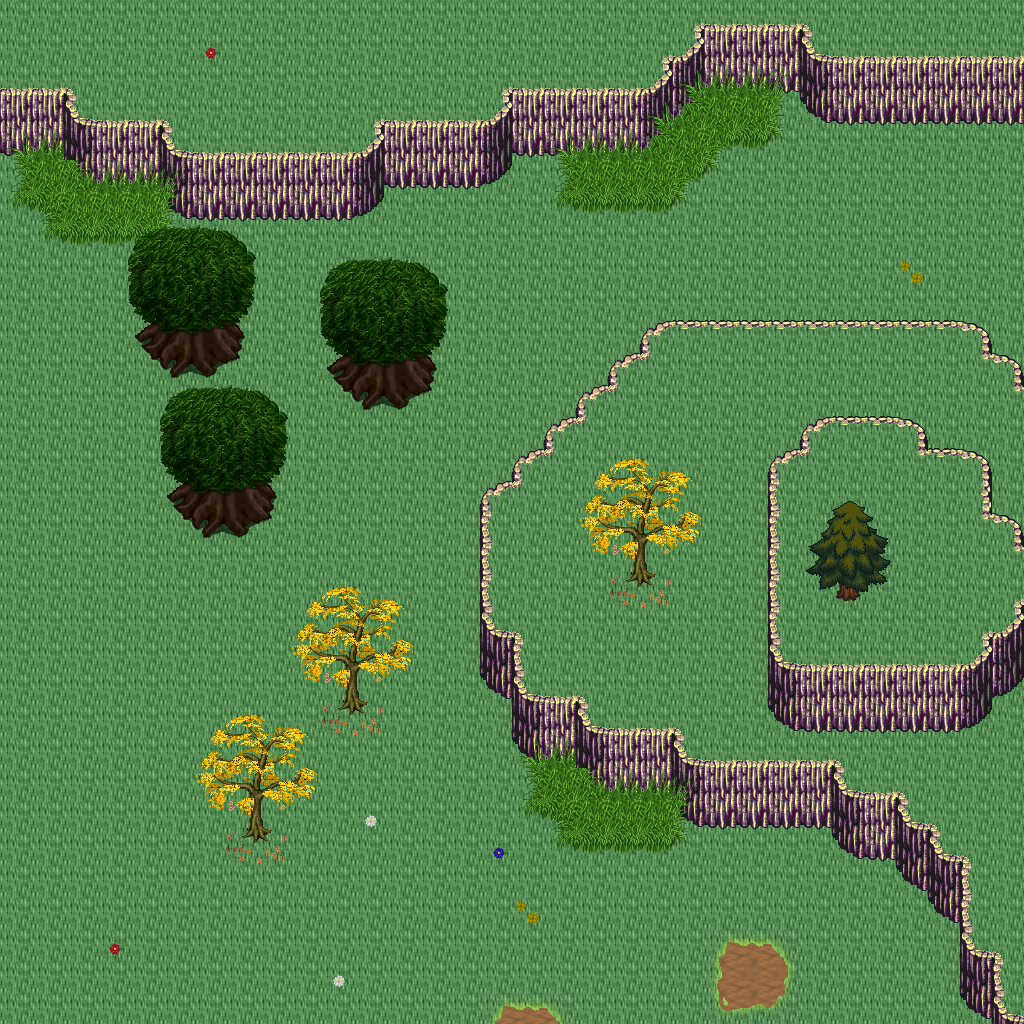

Tiled map render using the project's own tile images. Description and the map definition, with tile-layer contents summarised, below:
An orthogonal 32x32 tile map with 32x32 px tiles, 5 tile layers (Ground, Objects, Objects2, Above, ...), 1 hidden layer not drawn, 24 tilesets.

<map version="1.10" tiledversion="1.11.0" orientation="orthogonal" renderorder="right-down" width="32" height="32" tilewidth="32" tileheight="32" infinite="0" nextlayerid="11" nextobjectid="1">
 <tileset firstgid="1" name="logic_collision" tilewidth="32" tileheight="32" tilecount="1" columns="1">
  <image source="../drawable/logic_collision.png" width="32" height="32" />
 </tileset>
 <tileset firstgid="2" name="ground_ground" tilewidth="32" tileheight="32" tilecount="33" columns="3">
  <image source="../drawable/ground_ground.png" width="96" height="352" />
 </tileset>
 <tileset firstgid="35" name="terrain_grassland" tilewidth="32" tileheight="32" tilecount="88" columns="8">
  <image source="../drawable/terrain_grassland.png" width="256" height="352" />
 </tileset>
 <tileset firstgid="123" name="ground_grass_corners" tilewidth="32" tileheight="32" tilecount="24" columns="6">
  <image source="../drawable/ground_grass_corners.png" width="192" height="128" />
 </tileset>
 <tileset firstgid="147" name="ground_grass_edges" tilewidth="32" tileheight="32" tilecount="36" columns="12">
  <image source="../drawable/ground_grass_edges.png" width="384" height="96" />
 </tileset>
 <tileset firstgid="183" name="ground_grass_2" tilewidth="32" tileheight="32" tilecount="21" columns="3">
  <image source="../drawable/ground_grass_2.png" width="96" height="224" />
 </tileset>
 <tileset firstgid="204" name="plant_tree_tree_darkgreen" tilewidth="32" tileheight="32" tilecount="88" columns="8">
  <image source="../drawable/plant_tree_tree_darkgreen.png" width="256" height="352" />
 </tileset>
 <tileset firstgid="292" name="plant_tree_pine_tree" tilewidth="32" tileheight="32" tilecount="20" columns="4">
  <image source="../drawable/plant_tree_pine_tree.png" width="128" height="160" />
 </tileset>
 <tileset firstgid="312" name="plant_tree_pine_tree_1" tilewidth="32" tileheight="32" tilecount="20" columns="4">
  <image source="../drawable/plant_tree_pine_tree_1.png" width="128" height="160" />
 </tileset>
 <tileset firstgid="332" name="plant_tree_evergreen" tilewidth="32" tileheight="32" tilecount="36" columns="3">
  <image source="../drawable/plant_tree_evergreen.png" width="96" height="384" />
 </tileset>
 <tileset firstgid="368" name="plant_tree_fall_trees" tilewidth="32" tileheight="32" tilecount="40" columns="8">
  <image source="../drawable/plant_tree_fall_trees.png" width="256" height="160" />
 </tileset>
 <tileset firstgid="408" name="plant_flower_daisy_blue" tilewidth="32" tileheight="32" tilecount="8" columns="2">
  <image source="../drawable/plant_flower_daisy_blue.png" width="64" height="128" />
 </tileset>
 <tileset firstgid="416" name="plant_flower_daisy_red" tilewidth="32" tileheight="32" tilecount="8" columns="2">
  <image source="../drawable/plant_flower_daisy_red.png" width="64" height="128" />
 </tileset>
 <tileset firstgid="424" name="plant_flower_daisy_white" tilewidth="32" tileheight="32" tilecount="8" columns="2">
  <image source="../drawable/plant_flower_daisy_white.png" width="64" height="128" />
 </tileset>
 <tileset firstgid="432" name="plant_flower_daisy_yellow" tilewidth="32" tileheight="32" tilecount="8" columns="2">
  <image source="../drawable/plant_flower_daisy_yellow.png" width="64" height="128" />
 </tileset>
 <tileset firstgid="440" name="plant_leaves" tilewidth="32" tileheight="32" tilecount="8" columns="4">
  <image source="../drawable/plant_leaves.png" width="128" height="64" />
 </tileset>
 <tileset firstgid="448" name="logic_creature_animal" tilewidth="32" tileheight="32" tilecount="32" columns="8">
  <image source="../drawable/logic_creature_animal.png" width="256" height="128" />
 </tileset>
 <tileset firstgid="480" name="plant_flower_red_blue_clusters" tilewidth="32" tileheight="32" tilecount="4" columns="1">
  <image source="../drawable/plant_flower_red_blue_clusters.png" width="32" height="128" />
 </tileset>
 <tileset firstgid="484" name="ground_tall_grass" tilewidth="32" tileheight="32" tilecount="15" columns="5">
  <image source="../drawable/ground_tall_grass.png" width="160" height="96" />
 </tileset>
 <tileset firstgid="499" name="logic_creature_reptile" tilewidth="32" tileheight="32" tilecount="7" columns="7">
  <image source="../drawable/logic_creature_reptile.png" width="224" height="32" />
 </tileset>
 <tileset firstgid="506" name="logic_creature_fowl" tilewidth="32" tileheight="32" tilecount="6" columns="6">
  <image source="../drawable/logic_creature_fowl.png" width="192" height="32" />
 </tileset>
 <tileset firstgid="512" name="plant_bush_berried" tilewidth="32" tileheight="32" tilecount="60" columns="5">
  <image source="../drawable/plant_bush_berried.png" width="160" height="384" />
 </tileset>
 <tileset firstgid="572" name="plant_bushes_and_trees" tilewidth="32" tileheight="32" tilecount="144" columns="16">
  <image source="../drawable/plant_bushes_and_trees.png" width="512" height="289" />
 </tileset>
 <tileset firstgid="716" name="plant_bush_leafy" tilewidth="32" tileheight="32" tilecount="48" columns="8">
  <image source="../drawable/plant_bush_leafy.png" width="256" height="192" />
 </tileset>
 <layer id="1" name="Ground" width="32" height="32">
  <data>[1024 cells, 1024 non-empty, 2 distinct tile ids]</data>
 </layer>
 <layer id="2" name="Objects" width="32" height="32">
  <data>[1024 cells, 265 non-empty, 40 distinct tile ids]</data>
 </layer>
 <layer id="3" name="Objects2" width="32" height="32">
  <data>[1024 cells, 83 non-empty, 26 distinct tile ids]</data>
 </layer>
 <layer id="4" name="Above" width="32" height="32">
  <data>[1024 cells, 109 non-empty, 31 distinct tile ids]</data>
 </layer>
 <layer id="5" name="Above2" width="32" height="32">
  <data>[1024 cells, 0 non-empty, 0 distinct tile ids]</data>
 </layer>
 <layer id="6" name="Walkable" width="32" height="32" visible="0">
  <data>[1024 cells, 421 non-empty, 1 distinct tile ids]</data>
 </layer>
 <objectgroup id="7" name="Mapevents" />
 <objectgroup id="8" name="Spawn" />
 <objectgroup id="9" name="Keys" />
 <objectgroup id="10" name="Replace" />
</map>
